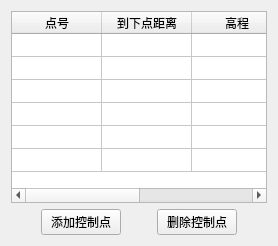
            <widget class="QWidget" name="tab">
             <attribute name="title">
              <string>往测单点数据</string>
             </attribute>
             <layout class="QVBoxLayout" name="verticalLayout_7">
              <item>
               <layout class="QVBoxLayout" name="verticalLayout_6">
                <item>
                 <widget class="QTableWidget" name="tableWidget_4">
                  <attribute name="horizontalHeaderDefaultSectionSize">
                   <number>90</number>
                  </attribute>
                  <attribute name="horizontalHeaderStretchLastSection">
                   <bool>true</bool>
                  </attribute>
                  <attribute name="verticalHeaderVisible">
                   <bool>false</bool>
                  </attribute>
                  <attribute name="verticalHeaderCascadingSectionResizes">
                   <bool>true</bool>
                  </attribute>
                  <attribute name="verticalHeaderDefaultSectionSize">
                   <number>23</number>
                  </attribute>
                  <attribute name="verticalHeaderHighlightSections">
                   <bool>true</bool>
                  </attribute>
                  <row>
                   <property name="text">
                    <string>1</string>
                   </property>
                  </row>
                  <row>
                   <property name="text">
                    <string>2</string>
                   </property>
                  </row>
                  <row>
                   <property name="text">
                    <string>3</string>
                   </property>
                  </row>
                  <row>
                   <property name="text">
                    <string>4</string>
                   </property>
                  </row>
                  <row>
                   <property name="text">
                    <string>5</string>
                   </property>
                  </row>
                  <row>
                   <property name="text">
                    <string>6</string>
                   </property>
                  </row>
                  <column>
                   <property name="text">
                    <string>点号</string>
                   </property>
                  </column>
                  <column>
                   <property name="text">
                    <string>到下点距离</string>
                   </property>
                  </column>
                  <column>
                   <property name="text">
                    <string>高程</string>
                   </property>
                  </column>
                  <column>
                   <property name="text">
                    <string>高程变化量</string>
                   </property>
                  </column>
                 </widget>
                </item>
                <item>
                 <layout class="QHBoxLayout" name="horizontalLayout_4">
                  <item>
                   <widget class="QPushButton" name="pushButton">
                    <property name="sizePolicy">
                     <sizepolicy hsizetype="Fixed" vsizetype="Fixed">
                      <horstretch>0</horstretch>
                      <verstretch>0</verstretch>
                     </sizepolicy>
                    </property>
                    <property name="text">
                     <string>添加控制点</string>
                    </property>
                   </widget>
                  </item>
                  <item>
                   <widget class="QPushButton" name="pushButton_2">
                    <property name="sizePolicy">
                     <sizepolicy hsizetype="Fixed" vsizetype="Fixed">
                      <horstretch>0</horstretch>
                      <verstretch>0</verstretch>
                     </sizepolicy>
                    </property>
                    <property name="text">
                     <string>删除控制点</string>
                    </property>
                   </widget>
                  </item>
                 </layout>
                </item>
               </layout>
              </item>
             </layout>
            </widget>
